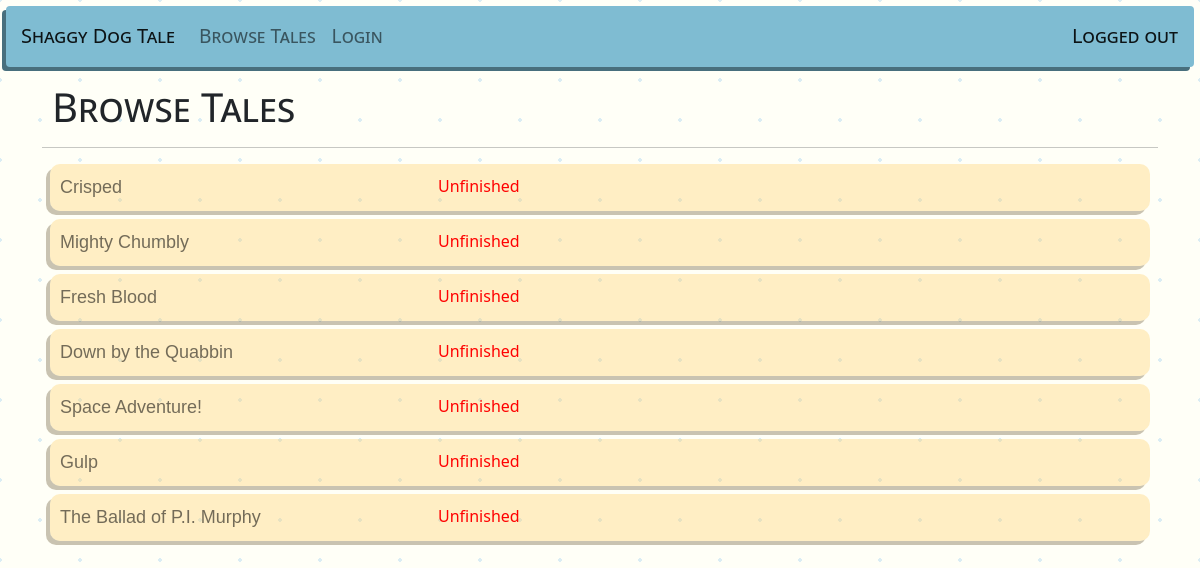
Page /shaggydogtale/browse on the earlier database version.
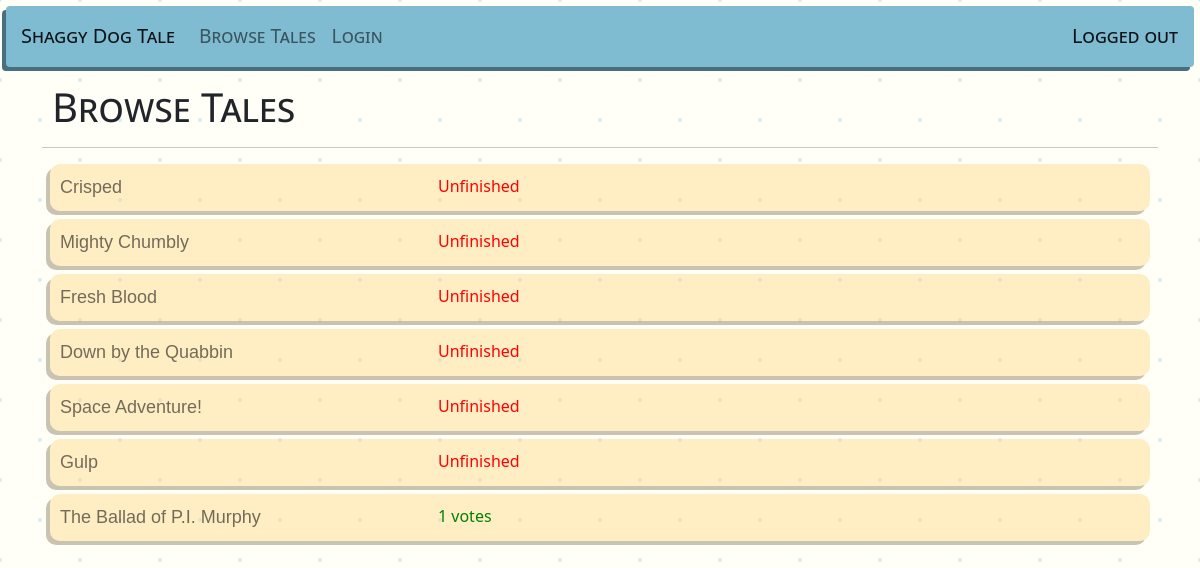
Same page on the later database version.
### shaggydogtale/models.py (models this page shows, shortened)
class Story(models.Model):
    title = models.CharField(max_length=100)
    beginning = models.TextField(max_length=2000)
    middle = models.TextField(max_length=2000)
    end = models.TextField(max_length=2000)

### shaggydogtale/views.py (the view)
# urls.py: path('', shaggydogtale_views.Browse, name='browse'),
def Browse(request):
    stories = Story.objects.all()
    context = {
        'stories': stories
    }
    return render(request, 'shaggydogtale/browse.html', context)

### shaggydogtale/templates/shaggydogtale/browse.html
{% extends 'shaggydogtale/base.html' %}
{% block body %}
<div class="container">
    <div class="row">
        <div class="col">
            <h1 class="page-title">Browse Tales</h1>
            <hr>
            {% for story in stories %}
                <div class="story-item">
                    <div class="col">
                        <a class="story" href="{% url 'shaggydogtale:view' story.id %}">{{story.title}}</a>
                    </div>
                    <div class="col">
                        {% if story.contributions.count < 3 %}
                            <div style="color: red">Unfinished</div>
                        {% else %}
                            <div style="color: green">{{story.votes.count}} votes</div>
                        {% endif %}
                    </div>
                </div>
            {% endfor %}
        </div>
    </div>
</div>
{% endblock body %}

Differences in the rows shown:
changed Story "The Ballad of P.I. Murphy": votes.count (not shown) → "1"; text "Unfinished" → "votes"
